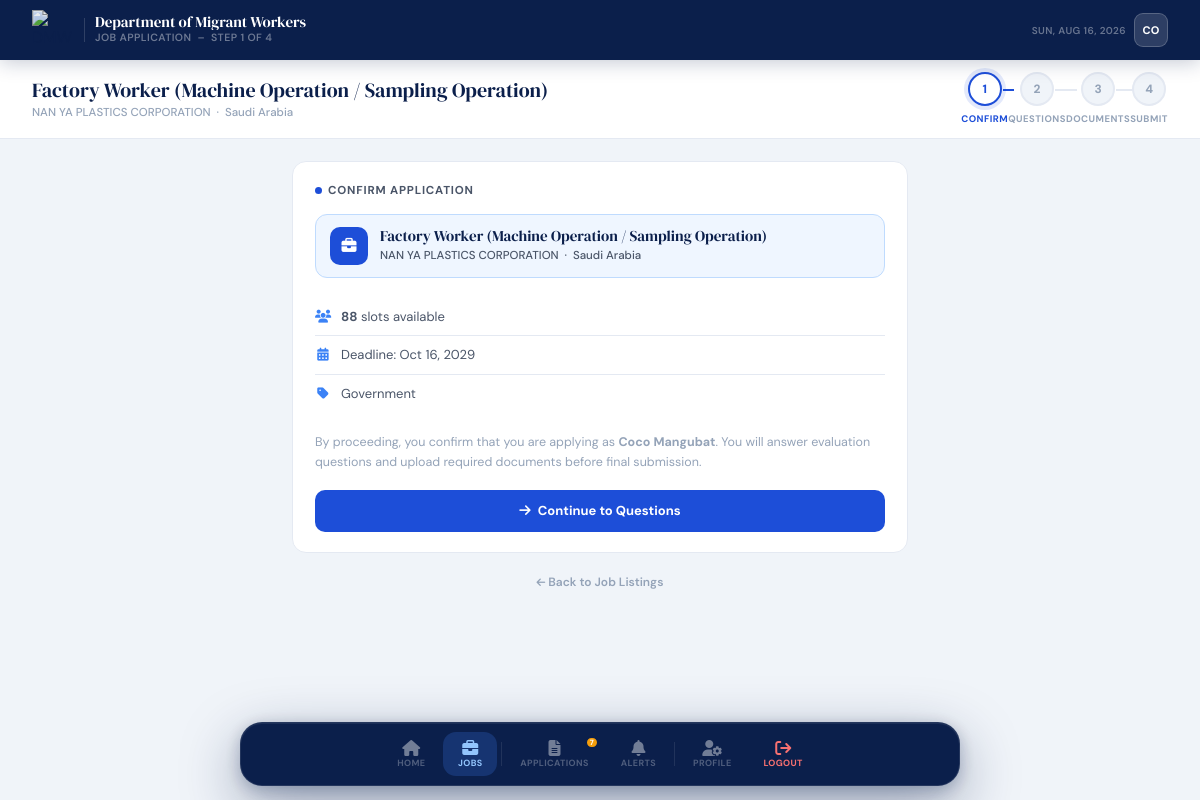
Page /client/apply.php?rsf_id=38 (signed in) on the committed database.
### tables this page shows
CREATE TABLE `rsf_job_orders` (
  `id` int(11) NOT NULL,
  `rsf_number` varchar(50) NOT NULL,
  `employer_name` varchar(255) NOT NULL,
  `worksite_country` varchar(100) DEFAULT NULL,
  `classification` varchar(50) DEFAULT NULL,
  `position_title` varchar(150) DEFAULT NULL,
  `slots_available` int(11) DEFAULT NULL,
  `qualifications` text DEFAULT NULL,
  `deadline` date DEFAULT NULL,
  `pdf_path` varchar(500) DEFAULT NULL,
  `created_at` timestamp NOT NULL DEFAULT current_timestamp()
);

### client/apply.php (the view, shortened to what this page needs)
<?php
require_once '../db.php';
$client_email = $_SESSION['user_email'];
$stmt = $database->prepare("
    SELECT
        cid,
        CONCAT(first_name, ' ', last_name) AS full_name
    FROM clients
    WHERE email = ?
    LIMIT 1
");
$stmt->bind_param("s", $client_email);
$stmt->execute();
$client = $stmt->get_result()->fetch_assoc();
$client_id = (int) $client['cid'];
$stmt = $database->prepare("SELECT COUNT(*) as c FROM applications WHERE client_id = ?");
$stmt->bind_param("i", $client_id);
$stmt->execute();
$app_count = (int) $stmt->get_result()->fetch_assoc()['c'];
$rsf_id = (int) ($_GET['rsf_id'] ?? $_POST['rsf_id'] ?? 0);
$step = (int) ($_GET['step'] ?? $_POST['step'] ?? 1);
$stmt = $database->prepare("SELECT * FROM rsf_job_orders WHERE id = ? AND (deadline IS NULL OR deadline >= CURDATE()) LIMIT 1");
$stmt->bind_param("i", $rsf_id);
$stmt->execute();
$job = $stmt->get_result()->fetch_assoc();
$step_labels = ['Confirm', 'Questions', 'Documents', 'Submit'];
?>
<!DOCTYPE html>
<html lang="en">
<head>
    <script src="https://cdn.tailwindcss.com"></script>
    <link rel="stylesheet" href="https://cdnjs.cloudflare.com/ajax/libs/font-awesome/6.5.1/css/all.min.css">
    <link rel="stylesheet" href="../css/dashboard.css">
</head>
<body class="min-h-screen">
    <header class="topbar">
        <div class="topbar-brand">
            <img src="https://dmw.gov.ph/images/dmw_tahanan_ng_ofw_colored.png" alt="DMW">
            <div class="brand-text">
                <h1>Department of Migrant Workers</h1>
                <p>JOB APPLICATION &nbsp;–&nbsp; STEP <?= $step ?> OF 4</p>
            </div>
        </div>
        <div class="topbar-right">
            <span class="topbar-date" id="live-date"></span>
            <div class="topbar-avatar"><?= strtoupper(substr($client['full_name'] ?? 'U', 0, 2)) ?></div>
        </div>
    </header>
    <div class="subbar">
        <div class="subbar-top">
            <div class="subbar-greeting">
                <h2><?= htmlspecialchars($job['position_title']) ?></h2>
                <p><?= htmlspecialchars($job['employer_name']) ?><?= $job['worksite_country'] ? ' &nbsp;·&nbsp; ' . htmlspecialchars($job['worksite_country']) : '' ?></p>
            </div>
        </div>
        <div class="filter-scroll" style="gap:0; padding-bottom:0;">
            <?php foreach ($step_labels as $i => $lbl):
                $n = $i + 1;
                $cls = $n < $step ? 'done' : ($n === $step ? 'active' : '');
            ?>
                <div class="step-item <?= $cls ?>">
                    <div class="step-circle">
                        <?php if ($n < $step): ?>
                            <i class="fas fa-check" style="font-size:11px;"></i>
                        <?php else: ?>
                            <?= $n ?>
                        <?php endif; ?>
                    </div>
                    <span class="step-label"><?= $lbl ?></span>
                </div>
            <?php endforeach; ?>
        </div>
    </div>
    <main class="main" style="max-width:680px;">
        <?php if ($step === 1): ?>
            <div class="card fade-in">
                <div class="card-head">
                    <div class="card-title">
                        <span class="ctdot" style="background:var(--blue);"></span>
                        Confirm Application
                    </div>
                </div>
                <div class="job-strip">
                    <div class="job-strip-icon"><i class="fas fa-briefcase"></i></div>
                    <div>
                        <div class="job-strip-title"><?= htmlspecialchars($job['position_title']) ?></div>
                        <div class="job-strip-sub"><?= htmlspecialchars($job['employer_name']) ?><?= $job['worksite_country'] ? ' &nbsp;·&nbsp; ' . htmlspecialchars($job['worksite_country']) : '' ?></div>
                    </div>
                </div>
                <div style="margin-bottom:20px;">
                    <div class="check-row"><i class="fas fa-users"></i> <span><strong><?= number_format($job['slots_available']) ?></strong> slot<?= $job['slots_available'] != 1 ? 's' : '' ?> available</span></div>
                    <div class="check-row"><i class="fas fa-calendar-alt"></i> <span>Deadline: <?= $job['deadline'] ? date('M d, Y', strtotime($job['deadline'])) : 'Open until filled' ?></span></div>
                    <div class="check-row"><i class="fas fa-tag"></i> <span><?= htmlspecialchars($job['classification'] ?? 'N/A') ?></span></div>
                </div>
                <p style="font-size:12.5px; color:var(--text3); margin-bottom:18px; line-height:1.6;">
                    By proceeding, you confirm that you are applying as <strong><?= htmlspecialchars($client['full_name']) ?></strong>. You will answer evaluation questions and upload required documents before final submission.
                </p>
                <form method="POST">
                    <button type="submit" class="btn btn-primary">
                        <i class="fas fa-arrow-right"></i> Continue to Questions
                    </button>
                </form>
            </div>
        <?php endif; ?>
        <div style="text-align:center; margin-top:16px;">
            <a href="<?= $step > 1 ? "apply.php?rsf_id=$rsf_id&step=" . ($step - 1) : 'jobs.php' ?>"
                style="font-size:12px; color:var(--text3); font-weight:600; text-decoration:none;">
                <i class="fas fa-arrow-left" style="font-size:10px;"></i>
                <?= $step > 1 ? 'Back to previous step' : 'Back to Job Listings' ?>
            </a>
        </div>
    </main>
    <div class="dock-wrap">
        <nav class="dock">
            <a href="index.php" class="dk ">
                <i class="fas fa-house"></i>
                <span class="dk-lbl">Home</span>
            </a>
            <a href="jobs.php" class="dk active">
                <i class="fas fa-briefcase"></i>
                <span class="dk-lbl">Jobs</span>
            </a>
            <a href="my-applications.php" class="dk">
                <i class="fas fa-file-lines"></i>
                <span class="dk-lbl">Applications</span>
                <?php if ($app_count > 0): ?>
                    <span class="dk-badge"><?= $app_count > 99 ? '99+' : $app_count ?></span>
                <?php endif; ?>
            </a>
            <a href="notifications.php" class="dk">
                <i class="fas fa-bell"></i>
                <span class="dk-lbl">Alerts</span>
            </a>
            <a href="profile.php" class="dk">
                <i class="fas fa-user-gear"></i>
                <span class="dk-lbl">Profile</span>
            </a>
            <div class="dk" onclick="logout('Applicant')">
                <i class="fas fa-arrow-right-from-bracket" style="color:#f87171"></i>
                <span class="dk-lbl" style="color:#f87171">Logout</span>
            </div>
        </nav>
    </div>
</body>
</html>

### client/apply.php (style rules this page uses)
.step-item { display: flex; flex-direction: column; align-items: center; flex: 1; position: relative; }
.step-item:not(:last-child)::after { content: ''; position: absolute; top: 17px; left: calc(50% + 18px); right: calc(-50% + 18px); height: 2px; background: var(--border); z-index: 0; }
.step-item.done:not(:last-child)::after, .step-item.active:not(:last-child)::after { background: var(--blue); }
.step-circle { width: 34px; height: 34px; border-radius: 50%; display: flex; align-items: center; justify-content: center; font-size: 12px; font-weight: 800; border: 2px solid var(--border); background: var(--surface); color: var(--text3); position: relative; z-index: 1; transition: all .2s; }
.step-item.active .step-circle { background: #fff; border-color: var(--blue); color: var(--blue); box-shadow: 0 0 0 4px rgba(29, 78, 216, .12); }
.step-label { font-size: 9.5px; font-weight: 700; letter-spacing: .05em; text-transform: uppercase; color: var(--text3); margin-top: 6px; }
.step-item.active .step-label { color: var(--blue); }
.btn { display: inline-flex; align-items: center; justify-content: center; gap: 7px; padding: 11px 20px; border-radius: 10px; font-family: 'DM Sans', sans-serif; font-size: 13px; font-weight: 700; cursor: pointer; border: none; transition: all .2s; text-decoration: none; }
.btn-primary { background: var(--blue); color: #fff; width: 100%; }
.job-strip { display: flex; align-items: center; gap: 12px; padding: 12px 14px; background: #eff6ff; border: 1px solid #bfdbfe; border-radius: 12px; margin-bottom: 20px; }
.job-strip-icon { width: 38px; height: 38px; border-radius: 10px; background: var(--blue); color: #fff; display: flex; align-items: center; justify-content: center; font-size: 15px; flex-shrink: 0; }
.job-strip-title { font-family: 'DM Serif Display', serif; font-size: 15px; color: var(--navy); line-height: 1.2; }
.job-strip-sub { font-size: 11.5px; color: var(--text2); font-weight: 500; margin-top: 2px; }
.check-row { display: flex; align-items: center; gap: 10px; padding: 9px 0; border-bottom: 1px solid var(--border); font-size: 13px; color: var(--text2); }
.check-row:last-child { border-bottom: none; }
.check-row i { color: var(--blue-lt); width: 16px; text-align: center; }
.topbar-brand img { width: 42px; height: auto; display: block; background: transparent; filter: none; }

### rows in the picture
rsf_job_orders: position_title "Factory Worker (Machine Operation / Sampling Operation)", employer_name "NAN YA PLASTICS CORPORATION", worksite_country "Saudi Arabia", slots_available "88", deadline "Oct 16, 2029", classification "Government"

### other values in the picture
$step "1"
substr($client['full_name'] ?? 'U', 0, 2) "CO"
$n "1"
$lbl "CONFIRM"
$n "2"
$lbl "QUESTIONS"
$n "3"
$lbl "DOCUMENTS"
$n "4"
$lbl "SUBMIT"
$client['full_name'] "Coco Mangubat"
$app_count "7"
